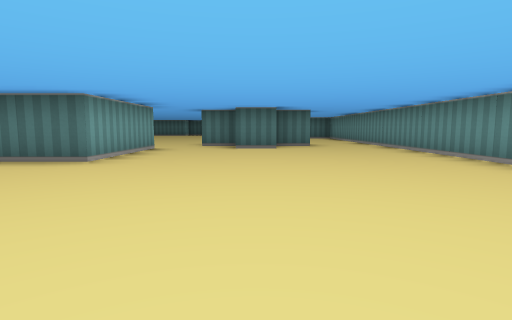
[1] (above)

16 first-person views from a walk through a cub3D maze. The camera is about half as high as the walls, tilts 6° down and sees 80° across. The floor is counted in squares. Each view is taken from the middle of a square. On the plan, view 1 faces up. The plan holds only what a view shows up to about 9 squares ahead; the rest is blank.

[2]
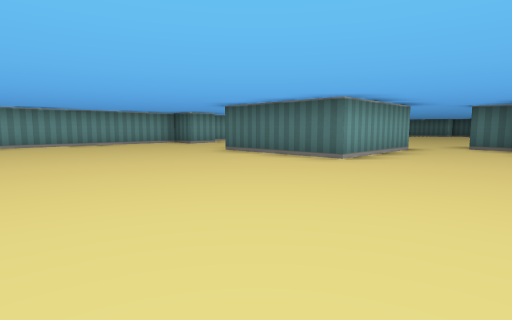

[3]
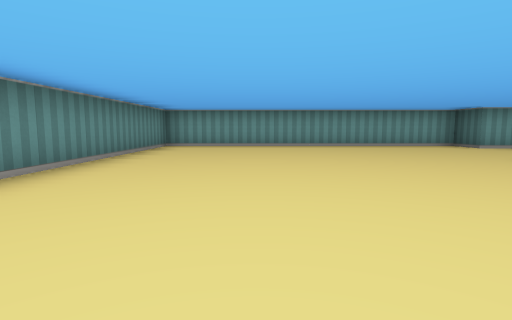

[4]
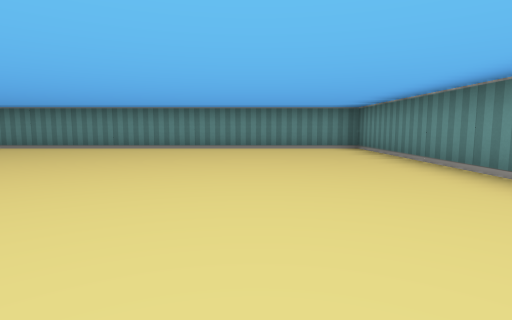

[5]
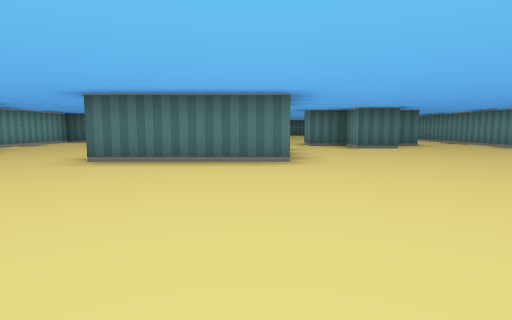

[6]
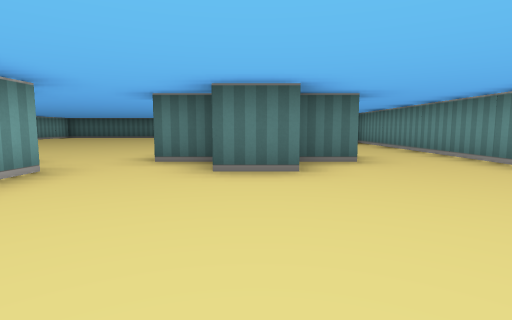

[7]
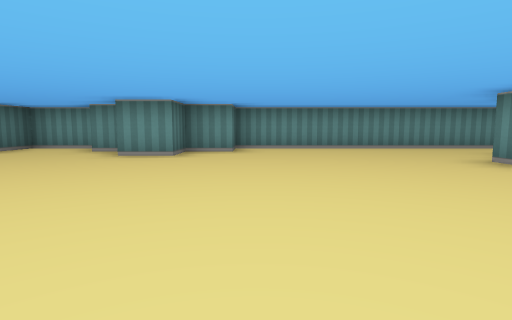

[8]
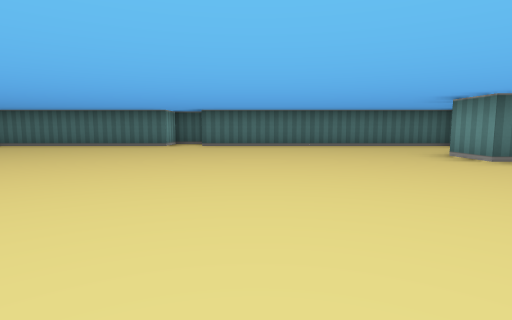

[9]
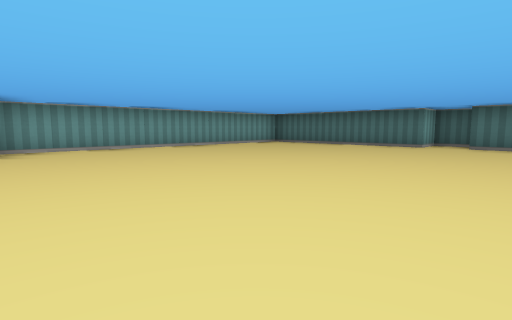

[10]
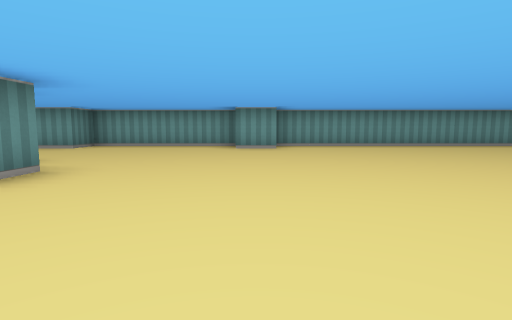

[11]
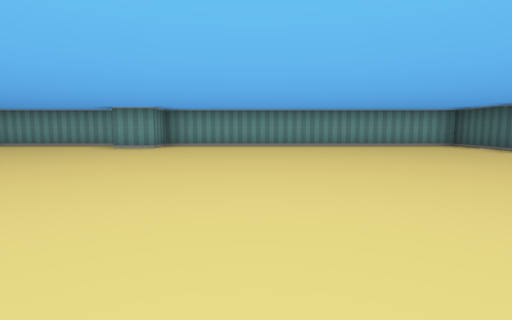

[12]
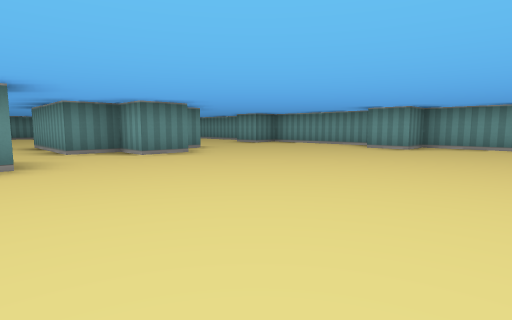

[13]
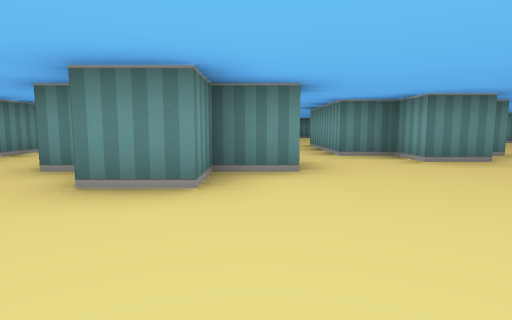

[14]
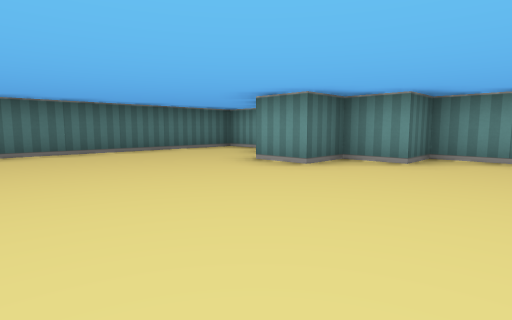

[15]
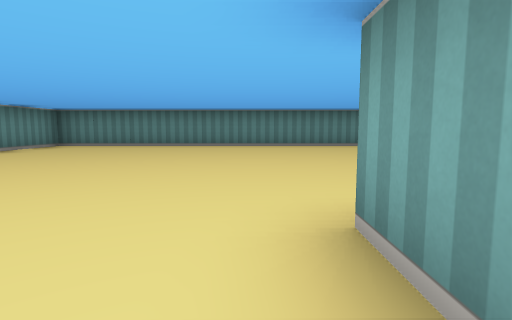

[16]
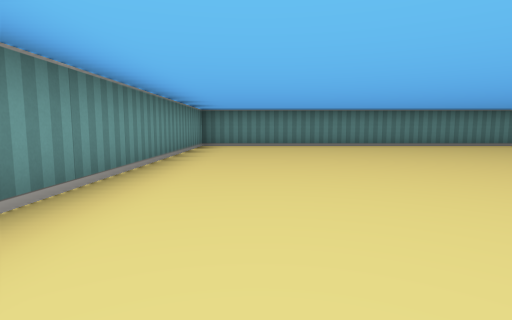

### Floor plan
Ten units are one square. View 1 is at (0, 0); x grows to the right and y downward. Boxes are objects, and circles mark ways between rooms. Rooms are numbered by the first view taken in them; rooms with no view inside come last. Other rooms are left out.
<svg viewBox="-100 -210 140 240">
<path fill="none" stroke="#000" d="M-25 -75 -25 -45 -55 -45M6 -75 -5 -75M-85 -65 -85 -55 -95 -55 -95 25 35 25 35 -95M16 -85 5 -85M-16 -95 -5 -95 -5 -105 5 -105M-46 -85 -35 -85 -35 -75 -25 -75M-36 -205 -45 -205 -45 -195 -95 -195 -95 -115 -85 -115 -85 -105M-95 -105 -95 -65 -85 -65M-56 -75 -51 -75M10 -95 15 -95M25 -169 25 -175M-5 -75 -5 -85 -15 -85 -15 -91M35 -180 35 -195 -35 -195M35 -95 35 -145 25 -145 25 -155 15 -155 15 -165"/>
<circle cx="-70" cy="-70" r="3" fill="#2a7"/>
<circle cx="5" cy="-90" r="3" fill="#2a7"/>
<text x="-30" y="-20">1</text>
<text x="-40" y="-140">2</text>
</svg>
Room 1 opens to room 2.

Where each view was taken, in squares from view 1:
view 1: 0 up, 0 right, facing up
view 2: 0 up, 0 right, facing up-left
view 3: 0 up, 1 left, facing left
view 4: 0 up, 4 left, facing right
view 5: 0 up, 3 left, facing up
view 6: 4 up, 0 right, facing up
view 7: 14 up, 4 left, facing right
view 8: 11 up, 2 left, facing up
view 9: 11 up, 2 left, facing up-left
view 10: 11 up, 1 left, facing left
view 11: 14 up, 1 left, facing left
view 12: 14 up, 1 left, facing down-left
view 13: 13 up, 1 left, facing down
view 14: 13 up, 2 left, facing up-right
view 15: 6 up, 2 left, facing down
view 16: 6 up, 2 right, facing down
